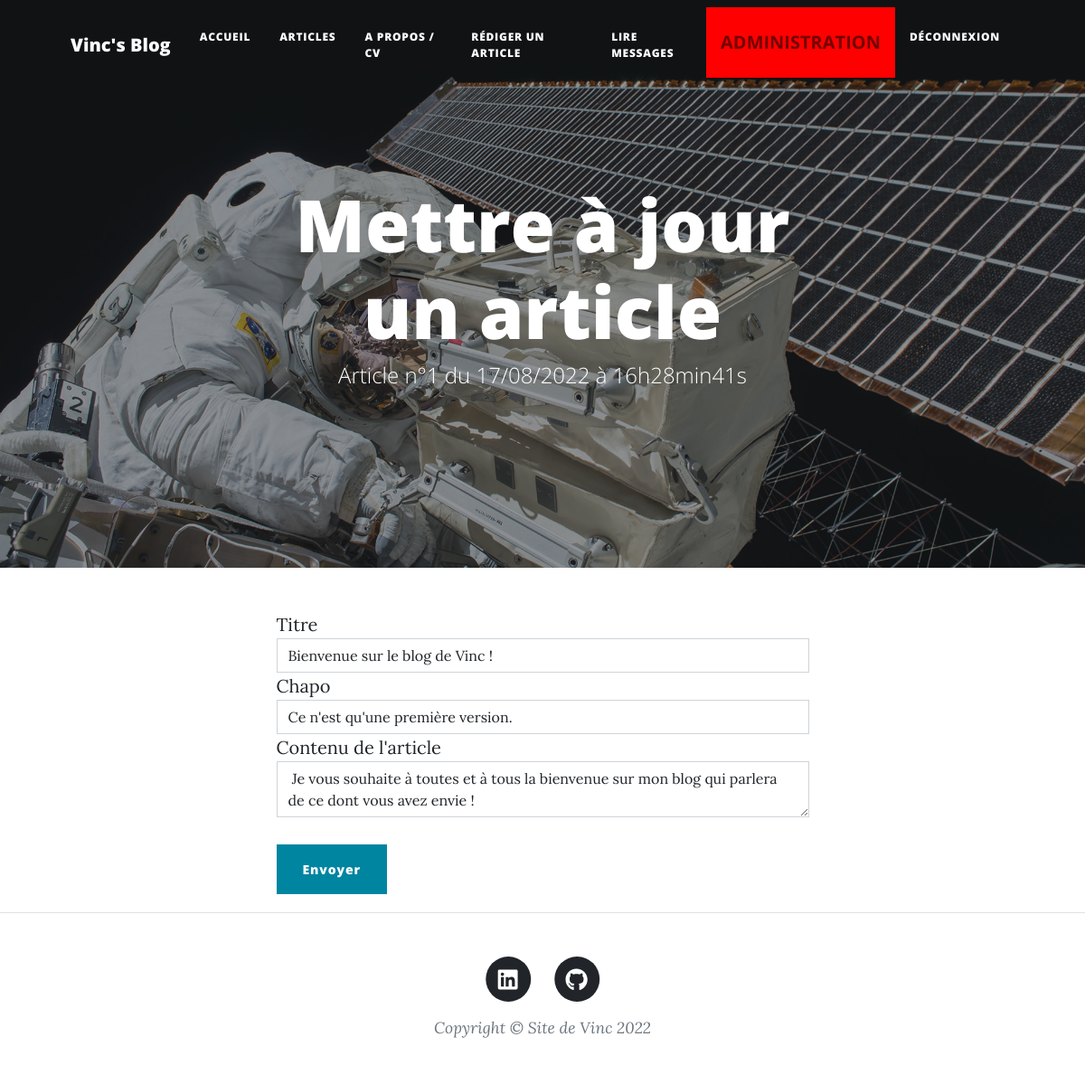
Page /index.php?page=adminPost&action=seeUpdateFormPost&id=1 (signed in) on the committed database.
### tables this page shows
CREATE TABLE `posts` (
  `id` int(11) NOT NULL,
  `title` varchar(255) NOT NULL,
  `wording` varchar(1024) NOT NULL,
  `content` text NOT NULL,
  `creation_date` datetime NOT NULL,
  `update_date` datetime NOT NULL
);

### src/Controllers/admin_post.php (called while the page is built, shortened)
<?php
require_once('src/Model/post.php');
require_once('src/Lib/database.php');
class AdminPostController
{
    public function seeUpdateForm(string $post_id)
    {
        $postRepository = new PostRepository();
        $postRepository->connection = new DatabaseConnection();
        $post = $postRepository->getPost($post_id);
        require('Templates/adminUpdatePost.php');
    }
}

### src/Lib/database.php (called while the page is built, shortened)
<?php
class DatabaseConnection
{
    public ?\PDO $database = null;
    public function getConnection(): \PDO
    {
        if ($this->database === null) {
            $this->database = new \PDO('mysql:host=localhost;dbname=vinc_blog;charset=utf8', 'root', '');
        }
        return $this->database;
    }
}

### src/Model/post.php (called while the page is built, shortened)
<?php
require_once('src/Lib/database.php');
class Post
{
    private string $id;
    private string $title;
    private string $wording;
    private string $content;
    private string $creationDate;
    public function getId()
    {
        return $this->id;
    }
    public function setId($id)
    {
        $this->id = $id;
        return $this;
    }
    public function getTitle()
    {
        return $this->title;
    }
    public function setTitle($title)
    {
        $this->title = $title;
        return $this;
    }
    public function getWording()
    {
        return $this->wording;
    }
    public function setWording($wording)
    {
        $this->wording = $wording;
        return $this;
    }
    public function getContent()
    {
        return $this->content;
    }
    public function setContent($content)
    {
        $this->content = $content;
        return $this;
    }
    public function getCreationDate()
    {
        return $this->creationDate;
    }
    public function setCreationDate($creationDate)
    {
        $this->creationDate = $creationDate;
        return $this;
    }
    public function setUpdateDate($updateDate)
    {
        return $this;
    }
}
class PostRepository
{
    public DatabaseConnection $connection;
    public function getPost(string $id): Post
    {
        $statement = $this->connection->getConnection()->prepare(
            "SELECT id, title, wording, content, DATE_FORMAT(creation_date, '%d/%m/%Y à %Hh%imin%ss') AS french_creation_date, DATE_FORMAT(update_date, '%d/%m/%Y à %Hh%imin%ss') AS french_update_date FROM posts WHERE id = ?"
        );
        $statement->execute([$id]);
        $row = $statement->fetch();
        $post = new Post();
        $post->setId($row['id']);
        $post->setTitle($row['title']);
        $post->setWording($row['wording']);
        $post->setContent($row['content']);
        $post->setCreationDate($row['french_creation_date']);
        $post->setUpdateDate($row['french_update_date']);
        return $post;
    }
}

### Templates/adminUpdatePost.php (the view, shortened to what this page needs)
<header class="masthead" style="background-image: url('BootstrapTheme/assets/img/post-bg.jpg')">
    <div class="container position-relative px-4 px-lg-5">
        <div class="row gx-4 gx-lg-5 justify-content-center">
            <div class="col-md-10 col-lg-8 col-xl-7">
                <div class="page-heading">
                    <h1>Mettre à jour un article</h1>
                    <span class="subheading">Article n°<?= htmlspecialchars($post->getId()) ?> du <?= htmlspecialchars($post->getCreationDate()) ?></span>
                </div>
            </div>
        </div>
    </div>
</header>
<div class="container px-4 px-lg-5">
    <div class="row gx-4 gx-lg-5 justify-content-center">
        <div class="col-md-10 col-lg-8 col-xl-7">
            <?php if (isset($_SESSION['ROLE_ADMIN'])) { ?>
                <form action="index.php?page=adminPost&action=updatePost&id=<?= $post->getId() ?>" method="POST">
                    <div class="form-group">
                        <label for="title">Titre</label>
                        <input type="text" class="form-control" id="title" name="title" value="<?= htmlspecialchars($post->getTitle()) ?>" required>
                    </div>
                    <div class="form-group">
                        <label for="wording">Chapo</label>
                        <input type="text" class="form-control" id="wording" name="wording" value="<?= htmlspecialchars($post->getWording()) ?>" required>
                    </div>
                    <div class="form-group">
                        <label for="content">Contenu de l'article</label>
                        <textarea class="form-control" id="content" name="content" required> <?= nl2br(htmlspecialchars($post->getContent())) ?></textarea>
                    </div><br />
                    <button type="submit" class="btn btn-primary">Envoyer</button>
                </form>
            <?php }; ?>
        </div>
    </div>
</div>
<?php require('layout.php') ?>

### rows in the picture
posts: id "1", title "Bienvenue sur le blog de Vinc !", wording "Ce n'est qu'une première version.", content "Je vous souhaite à toutes et à tous la bienvenue sur mon blog qui parlera de ce dont vous avez envie !"

### other values in the picture
$post->getCreationDate() "17/08/2022 à 16h28min41s"
